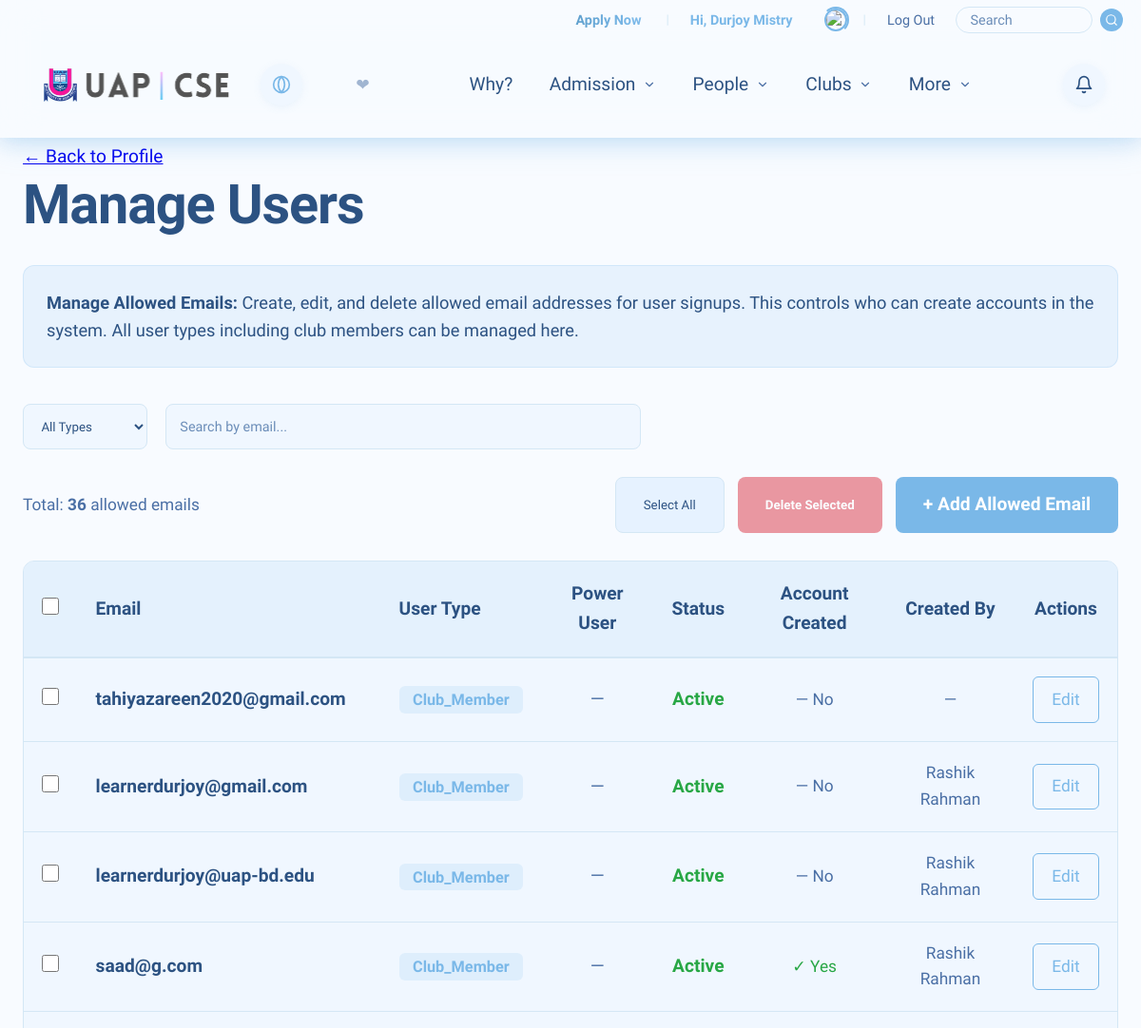
The app's page /people/manage-users/ (signed in, upper part), older data.
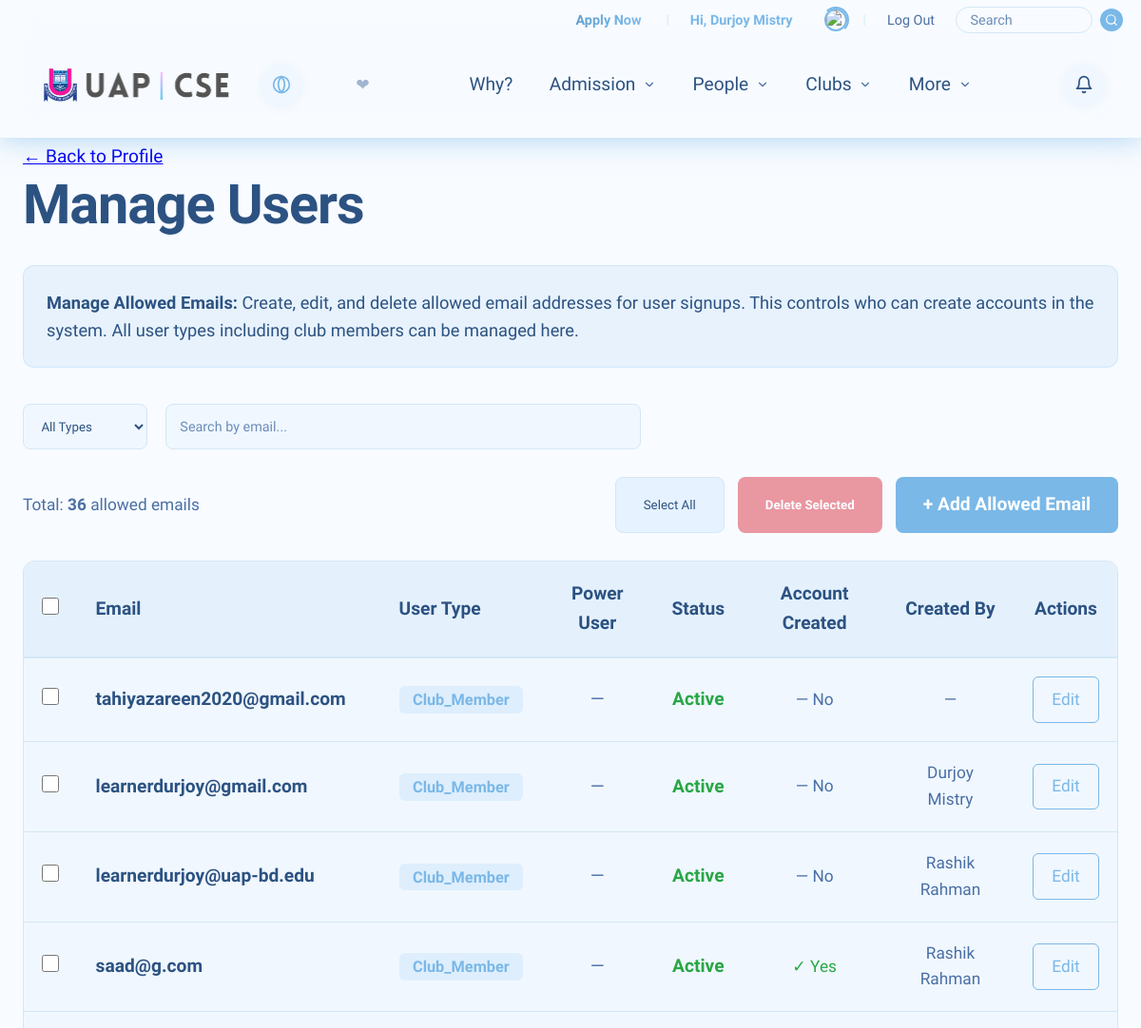
The same page, newer data.
### people/models.py (models this page shows, shortened)
class AllowedEmail(models.Model):
    USER_TYPE_CHOICES = [
        ('faculty', 'Faculty'),
        ('staff', 'Staff'),
        ('officer', 'Officer'),
        ('club_member', 'Club Member'),
    ]
    email = models.EmailField(
        unique=True,
        max_length=255,
        help_text="Email address that can sign up"
    )
    user_type = models.CharField(
        max_length=20,
        choices=USER_TYPE_CHOICES,
        help_text="Type of user this email belongs to"
    )
    is_power_user = models.BooleanField(
        default=False,
        help_text="Whether this email should create a power user account (can grant permissions)"
    )
    is_active = models.BooleanField(
        default=True,
        help_text="Allow this email to sign up (uncheck to prevent new signups)"
    )
    is_blocked = models.BooleanField(
        default=False,
        help_text="Block this user from logging in (blocks existing accounts)"
    )
    created_at = models.DateTimeField(
        auto_now_add=True,
        help_text="When this email was added to allowed list"
    )
    created_by = models.ForeignKey(
        'BaseUser',
        on_delete=models.SET_NULL,
        null=True,
        blank=True,
        related_name='created_allowed_emails',
        help_text="The user who created this allowed email"
    )
    club = models.ForeignKey(
        'clubs.Club',
        on_delete=models.SET_NULL,
        null=True,
        blank=True,
        related_name='allowed_emails',
        help_text="The club this email is associated with (for club_member type)"
    )
    blocked_at = models.DateTimeField(
        null=True,
        blank=True,
        help_text="When this email was blocked"
    )
    block_reason = models.TextField(
        blank=True,
        null=True,
        max_length=500,
        help_text="Reason for blocking (optional)"
    )
    class Meta:
        verbose_name = 'Allowed Email'
        verbose_name_plural = 'Allowed Emails'
        ordering = ['-created_at']

class BaseUser(AbstractUser):
    USER_TYPE_CHOICES = [
        ('faculty', 'Faculty'),
        ('staff', 'Staff'),
        ('officer', 'Officer'),
        ('club_member', 'Club Member'),
    ]
    allowed_email = models.OneToOneField(
        AllowedEmail,
        on_delete=models.CASCADE,
        related_name='base_user',
        blank=True,
        null=True,
        help_text="Reference to the allowed email entry (optional for superusers)"
    )
    user_type = models.CharField(
        max_length=20,
        choices=USER_TYPE_CHOICES,
        blank=True,
        null=True,
        help_text="Type of user (synced from AllowedEmail, optional for superusers)"
    )
    is_power_user = models.BooleanField(
        default=False,
        help_text="Whether this user can grant permissions to other users"
    )
    phone_number = models.CharField(
        max_length=20,
        blank=True,
        null=True,
        help_text="Contact phone number"
    )
    profile_picture = models.ImageField(
        upload_to='user_profiles/',
        blank=True,
        null=True,
        help_text="User profile picture (Max 600KB, will be compressed and resized to 600x600px if larger)"
    )
    created_at = models.DateTimeField(
        auto_now_add=True,
        help_text="Account creation date"
    )
    updated_at = models.DateTimeField(
        auto_now=True,
        help_text="Last update date"
    )
    class Meta:
        verbose_name = 'Base User'
        verbose_name_plural = 'Base Users'
        ordering = ['-created_at']

### people/views.py (the view)
# urls.py: path('manage-users/', views.manage_users, name='manage_users'),
@login_required
def manage_users(request):
    if not request.user.is_power_user:
        messages.error(request, 'Only power users can manage users.')
        return redirect('people:user_profile')
    search_query = request.GET.get('search', '').strip()
    user_type_filter = request.GET.get('user_type', 'all')
    user_type_choices = [
        ('all', 'All Types'),
        ('faculty', 'Faculty'),
        ('staff', 'Staff'),
        ('officer', 'Officer'),
        ('club_member', 'Club Member'),
    ]
    allowed_emails = AllowedEmail.objects.all().select_related('created_by', 'base_user')
    if search_query:
        allowed_emails = allowed_emails.filter(email__icontains=search_query)
    if user_type_filter != 'all':
        allowed_emails = allowed_emails.filter(user_type=user_type_filter)
    allowed_emails = allowed_emails.order_by('user_type', '-created_at')
    context = {
        'allowed_emails': allowed_emails,
        'search_query': search_query,
        'user_type_filter': user_type_filter,
        'user_type_choices': user_type_choices,
    }
    return render(request, 'people/manage_users.html', context)

### clubs/context_processors.py (called while the page is built)
def clubs(request):
    clubs = Club.objects.all().order_by('sl', 'name')
    return {
        'clubs': clubs
    }

### designs/context_processors.py (called while the page is built)
def admission_elements(request):
    admission_elements = AdmissionElement.objects.all().order_by('sl')
    return {
        'admission_elements': admission_elements
    }

### people/templatetags/user_filters.py (called while the page is built, shortened)
@register.filter
def greeting_name(user):
    if not user or not user.is_authenticated:
        return user.email if user else ""
    full_name = None
    if hasattr(user, 'faculty_profile') and user.faculty_profile:
        full_name = user.faculty_profile.name
    elif hasattr(user, 'staff_profile') and user.staff_profile:
        full_name = user.staff_profile.name
    elif hasattr(user, 'officer_profile') and user.officer_profile:
        full_name = user.officer_profile.name
    elif hasattr(user, 'club_member_profile') and user.club_member_profile:
        full_name = user.club_member_profile.name
    if not full_name:
        full_name = user.get_full_name() or user.first_name or ""
    if not full_name:
        return user.email
    full_name = ' '.join(full_name.strip().split())
    return full_name

@register.filter
def cache_bust(url, obj=None):
    if not url:
        return url

### templates/people/manage_users.html (shortened to what the changed rows need)
{% extends 'base.html' %}
{% load static %}
{% load user_filters %}
{% block content %}
<div class="container">
    <section class="user-profile-page">
        <div class="profile-header">
            <h1 class="page-title">Manage Users</h1>
        </div>
        <div class="allowed-emails-list">
            {% if allowed_emails %}
                <div class="emails-table-container" style="background: var(--bg-secondary); border-radius: 12px; overflow: hidden; border: 1px solid var(--border-color);">
                    <table class="emails-table" style="width: 100%; border-collapse: collapse;">
                        <thead>
                            <tr style="background: color-mix(in srgb, var(--color-primary) 10%, var(--bg-secondary)); border-bottom: 2px solid var(--border-color);">
                                <th style="padding: 1rem; text-align: center; font-weight: 600; color: var(--text-primary); width: 50px;">
                                    <input type="checkbox" id="selectAllEmailsCheckbox" style="width: 18px; height: 18px; cursor: pointer;">
                                </th>
                                <th style="padding: 1rem; text-align: left; font-weight: 600; color: var(--text-primary);">Email</th>
                                <th style="padding: 1rem; text-align: left; font-weight: 600; color: var(--text-primary);">User Type</th>
                                <th style="padding: 1rem; text-align: center; font-weight: 600; color: var(--text-primary);">Power User</th>
                                <th style="padding: 1rem; text-align: center; font-weight: 600; color: var(--text-primary);">Status</th>
                                <th style="padding: 1rem; text-align: center; font-weight: 600; color: var(--text-primary);">Account Created</th>
                                <th style="padding: 1rem; text-align: center; font-weight: 600; color: var(--text-primary);">Created By</th>
                                <th style="padding: 1rem; text-align: center; font-weight: 600; color: var(--text-primary);">Actions</th>
                            </tr>
                        </thead>
                        <tbody>
                            {% for email in allowed_emails %}
                                <tr class="email-row" style="border-bottom: 1px solid var(--border-color); transition: background 0.2s;">
                                    <td style="padding: 1rem; text-align: center;">
                                        <input type="checkbox" class="email-checkbox" value="{{ email.id }}" style="width: 18px; height: 18px; cursor: pointer;">
                                    </td>
                                    <td style="padding: 1rem; color: var(--text-primary);">
                                        <strong>{{ email.email }}</strong>
                                    </td>
                                    <td style="padding: 1rem;">
                                        <span style="padding: 0.25rem 0.75rem; background: color-mix(in srgb, var(--color-primary) 15%, transparent); color: var(--color-primary); border-radius: 6px; font-size: 0.85rem; font-weight: 600;">
                                            {{ email.user_type|title }}
                                        </span>
                                    </td>
                                    <td style="padding: 1rem; text-align: center;">
                                        {% if email.is_power_user %}
                                            <span style="color: #007bff; font-weight: 600; font-size: 1.1rem;">✓</span>
                                        {% else %}
                                            <span style="color: var(--text-secondary);">—</span>
                                        {% endif %}
                                    </td>
                                    <td style="padding: 1rem; text-align: center;">
                                        {% if email.is_blocked %}
                                            <span style="color: #dc3545; font-weight: 600;">Blocked</span>
                                        {% elif not email.is_active %}
                                            <span style="color: #ffc107; font-weight: 600;">Inactive</span>
                                        {% else %}
                                            <span style="color: #28a745; font-weight: 600;">Active</span>
                                        {% endif %}
                                    </td>
                                    <td style="padding: 1rem; text-align: center; color: var(--text-secondary); font-size: 0.9rem;">
                                        {% if email.base_user %}
                                            <span style="color: #28a745;">✓ Yes</span>
                                        {% else %}
                                            <span style="color: var(--text-secondary);">— No</span>
                                        {% endif %}
                                    </td>
                                    <td style="padding: 1rem; text-align: center; color: var(--text-secondary); font-size: 0.9rem;">
                                        {% if email.created_by %}
                                            {{ email.created_by.get_full_name|default:email.created_by.email|truncatechars:20 }}
                                        {% else %}
                                            <span style="color: var(--text-secondary);">—</span>
                                        {% endif %}
                                    </td>
                                    <td style="padding: 1rem; text-align: center;">
                                        <a
                                            href="{% url 'people:edit_allowed_email' email.id %}"
                                            class="btn-link"
                                            style="padding: 0.5rem 1rem; text-decoration: none; color: var(--color-primary); border: 1px solid var(--color-primary); border-radius: 6px; font-size: 0.9rem; transition: all 0.2s; display: inline-block;"
                                        >
                                            Edit
                                        </a>
                                    </td>
                                </tr>
                            {% endfor %}
                        </tbody>
                    </table>
                </div>
            {% endif %}
        </div>
    </section>
</div>
{% endblock %}

Row changes from the older to the newer data that the page shows:
changed AllowedEmail "learnerdurjoy@gmail.com": created_by.get_full_name "Rashik Rahman" → "Durjoy Mistry"
